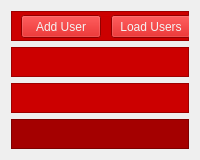
            <widget class="QWidget" name="page_stock">
             <layout class="QGridLayout" name="gridLayout_5">
              <item row="0" column="0">
               <layout class="QVBoxLayout" name="verticalLayout_7">
                <item>
                 <widget class="QFrame" name="frame_11">
                  <property name="minimumSize">
                   <size>
                    <width>0</width>
                    <height>30</height>
                   </size>
                  </property>
                  <property name="maximumSize">
                   <size>
                    <width>16777215</width>
                    <height>30</height>
                   </size>
                  </property>
                  <property name="styleSheet">
                   <string notr="true">background-color: rgb(204, 0, 0);
color: rgb(243, 243, 243);</string>
                  </property>
                  <property name="frameShape">
                   <enum>QFrame::StyledPanel</enum>
                  </property>
                  <property name="frameShadow">
                   <enum>QFrame::Raised</enum>
                  </property>
                  <widget class="QPushButton" name="pushButton_addNewUser_3">
                   <property name="geometry">
                    <rect>
                     <x>10</x>
                     <y>4</y>
                     <width>80</width>
                     <height>23</height>
                    </rect>
                   </property>
                   <property name="text">
                    <string>Add User</string>
                   </property>
                  </widget>
                  <widget class="QPushButton" name="btn_loadUsers_3">
                   <property name="geometry">
                    <rect>
                     <x>100</x>
                     <y>4</y>
                     <width>80</width>
                     <height>23</height>
                    </rect>
                   </property>
                   <property name="text">
                    <string>Load Users</string>
                   </property>
                  </widget>
                  <widget class="QLabel" name="label_12">
                   <property name="geometry">
                    <rect>
                     <x>540</x>
                     <y>10</y>
                     <width>261</width>
                     <height>16</height>
                    </rect>
                   </property>
                   <property name="font">
                    <font>
                     <pointsize>13</pointsize>
                    </font>
                   </property>
                   <property name="styleSheet">
                    <string notr="true">color: rgb(255, 255, 255);</string>
                   </property>
                   <property name="text">
                    <string>STOCK  CENTRAL ADMIN PANEL</string>
                   </property>
                  </widget>
                 </widget>
                </item>
                <item>
                 <widget class="QFrame" name="frame_12">
                  <property name="minimumSize">
                   <size>
                    <width>0</width>
                    <height>30</height>
                   </size>
                  </property>
                  <property name="maximumSize">
                   <size>
                    <width>16777215</width>
                    <height>30</height>
                   </size>
                  </property>
                  <property name="styleSheet">
                   <string notr="true">background-color: rgb(204, 0, 0);
color: rgb(243, 243, 243);</string>
                  </property>
                  <property name="frameShape">
                   <enum>QFrame::StyledPanel</enum>
                  </property>
                  <property name="frameShadow">
                   <enum>QFrame::Raised</enum>
                  </property>
                  <widget class="QLabel" name="label_13">
                   <property name="geometry">
                    <rect>
                     <x>420</x>
                     <y>10</y>
                     <width>71</width>
                     <height>16</height>
                    </rect>
                   </property>
                   <property name="styleSheet">
                    <string notr="true">color: rgb(255, 255, 255);</string>
                   </property>
                   <property name="text">
                    <string>CASHIERS</string>
                   </property>
                  </widget>
                 </widget>
                </item>
                <item>
                 <widget class="QFrame" name="frame_13">
                  <property name="minimumSize">
                   <size>
                    <width>0</width>
                    <height>30</height>
                   </size>
                  </property>
                  <property name="maximumSize">
                   <size>
                    <width>16777215</width>
                    <height>30</height>
                   </size>
                  </property>
                  <property name="styleSheet">
                   <string notr="true">background-color: rgb(204, 0, 0);
color: rgb(243, 243, 243);</string>
                  </property>
                  <property name="frameShape">
                   <enum>QFrame::StyledPanel</enum>
                  </property>
                  <property name="frameShadow">
                   <enum>QFrame::Raised</enum>
                  </property>
                  <widget class="QLabel" name="label_14">
                   <property name="geometry">
                    <rect>
                     <x>420</x>
                     <y>10</y>
                     <width>81</width>
                     <height>16</height>
                    </rect>
                   </property>
                   <property name="styleSheet">
                    <string notr="true">color: rgb(255, 255, 255);</string>
                   </property>
                   <property name="text">
                    <string>SUPERVISORS</string>
                   </property>
                  </widget>
                 </widget>
                </item>
                <item>
                 <widget class="QFrame" name="frame_14">
                  <property name="minimumSize">
                   <size>
                    <width>0</width>
                    <height>30</height>
                   </size>
                  </property>
                  <property name="maximumSize">
                   <size>
                    <width>16777215</width>
                    <height>30</height>
                   </size>
                  </property>
                  <property name="styleSheet">
                   <string notr="true">background-color: rgb(164, 0, 0);</string>
                  </property>
                  <property name="frameShape">
                   <enum>QFrame::StyledPanel</enum>
                  </property>
                  <property name="frameShadow">
                   <enum>QFrame::Raised</enum>
                  </property>
                  <widget class="QLabel" name="label_15">
                   <property name="geometry">
                    <rect>
                     <x>420</x>
                     <y>10</y>
                     <width>111</width>
                     <height>16</height>
                    </rect>
                   </property>
                   <property name="styleSheet">
                    <string notr="true">color: rgb(255, 255, 255);</string>
                   </property>
                   <property name="text">
                    <string>ADMINISTRATORS</string>
                   </property>
                  </widget>
                 </widget>
                </item>
               </layout>
              </item>
             </layout>
            </widget>
